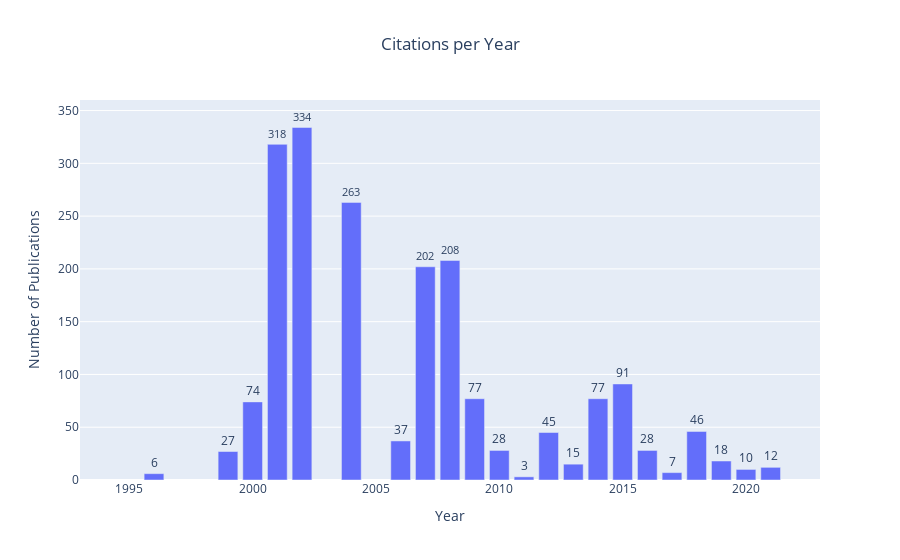

The notebook cell saved with this chart:
### Markdown cell above
#### Citations per year

### Code cell
fig = go.Figure(data=[go.Bar(x=enriched_df.groupby('published_year').sum()['citation_count'].index,
                             y= enriched_df.groupby('published_year').sum()['citation_count'],
                             texttemplate="%{y}",
                             textposition="outside",
                             textangle=0)])


fig.update_layout(title = f"Citations per Year", title_x=0.5)

# Update xaxis properties
fig.update_xaxes(title="Year", range=[1993, 2023])

# Update yaxis properties
fig.update_yaxes(title="Number of Publications", range=[0, 360])


fig.show()

### Figure 1 — Plotly figure (JSON) as saved in the notebook; plotly's stock layout.template omitted (floating-point values rounded to 4 significant figures)
{"data": [{"textangle": 0, "textposition": "outside", "texttemplate": "%{y}", "type": "bar", "x": [1996, 1999, 2000, 2001, 2002, 2004, 2006, 2007, 2008, 2009, 2010, 2011, 2012, 2013, 2014, 2015, 2016, 2017, 2018, 2019, 2020, 2021], "y": [6, 27, 74, 318, 334, 263, 37, 202, 208, 77, 28, 3, 45, 15, 77, 91, 28, 7, 46, 18, 10, 12]}], "layout": {"title": {"text": "Citations per Year", "x": 0.5}, "xaxis": {"range": [1993, 2023], "title": {"text": "Year"}}, "yaxis": {"range": [0, 360], "title": {"text": "Number of Publications"}}}}
